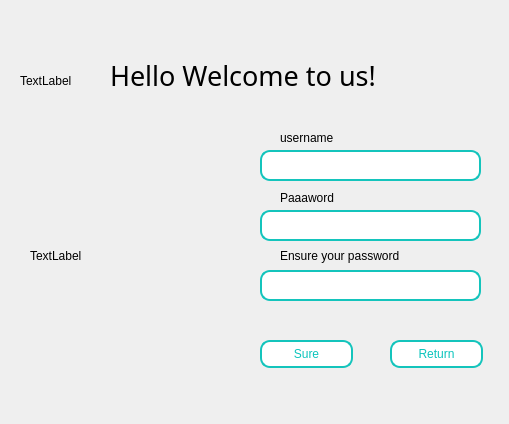
<?xml version="1.0" encoding="UTF-8"?>
<ui version="4.0">
 <class>signup</class>
 <widget class="QWidget" name="signup">
  <property name="geometry">
   <rect>
    <x>0</x>
    <y>0</y>
    <width>509</width>
    <height>424</height>
   </rect>
  </property>
  <property name="windowTitle">
   <string>Form</string>
  </property>
  <property name="styleSheet">
   <string notr="true"/>
  </property>
  <widget class="QLabel" name="password2">
   <property name="geometry">
    <rect>
     <x>280</x>
     <y>240</y>
     <width>191</width>
     <height>31</height>
    </rect>
   </property>
   <property name="styleSheet">
    <string notr="true">font: 87 10pt &quot;Arial Black&quot;;</string>
   </property>
   <property name="text">
    <string>Ensure your password</string>
   </property>
  </widget>
  <widget class="QLineEdit" name="surepass">
   <property name="geometry">
    <rect>
     <x>260</x>
     <y>270</y>
     <width>221</width>
     <height>31</height>
    </rect>
   </property>
   <property name="styleSheet">
    <string notr="true">QLineEdit{
	color:208,208,208;
	background-color:#FFFFFF;
	font-size:18px;
	border-style:outset;
	border:2px solid rgb(20,196,188);
	border-radius:10px;
}</string>
   </property>
   <property name="text">
    <string/>
   </property>
  </widget>
  <widget class="QPushButton" name="sure_buttton">
   <property name="geometry">
    <rect>
     <x>260</x>
     <y>340</y>
     <width>93</width>
     <height>28</height>
    </rect>
   </property>
   <property name="styleSheet">
    <string notr="true">background-color: rgb(255, 255, 255);
color: rgb(10, 196, 188);
font: 25 10pt &quot;Bahnschrift Light&quot;;
border-radius:10px;
border-style:outset;
border:2px solid rgb(20,196,188);</string>
   </property>
   <property name="text">
    <string>Sure</string>
   </property>
  </widget>
  <widget class="QLabel" name="label_3">
   <property name="geometry">
    <rect>
     <x>110</x>
     <y>40</y>
     <width>441</width>
     <height>71</height>
    </rect>
   </property>
   <property name="font">
    <font>
     <family>Arial Black</family>
     <pointsize>20</pointsize>
     <weight>10</weight>
     <italic>false</italic>
     <bold>false</bold>
    </font>
   </property>
   <property name="styleSheet">
    <string notr="true">font: 87 20pt &quot;Arial Black&quot;;</string>
   </property>
   <property name="text">
    <string>Hello Welcome to us!</string>
   </property>
  </widget>
  <widget class="QLineEdit" name="password">
   <property name="geometry">
    <rect>
     <x>260</x>
     <y>210</y>
     <width>221</width>
     <height>31</height>
    </rect>
   </property>
   <property name="styleSheet">
    <string notr="true">QLineEdit{
	color:208,208,208;
	background-color:#FFFFFF;
	font-size:18px;
	border-style:outset;
	border:2px solid rgb(20,196,188);
	border-radius:10px;
}</string>
   </property>
   <property name="text">
    <string/>
   </property>
  </widget>
  <widget class="QLabel" name="password1">
   <property name="geometry">
    <rect>
     <x>280</x>
     <y>190</y>
     <width>91</width>
     <height>16</height>
    </rect>
   </property>
   <property name="styleSheet">
    <string notr="true">font: 87 10pt &quot;Arial Black&quot;;</string>
   </property>
   <property name="text">
    <string>Paaaword</string>
   </property>
  </widget>
  <widget class="QLabel" name="label">
   <property name="geometry">
    <rect>
     <x>280</x>
     <y>130</y>
     <width>91</width>
     <height>16</height>
    </rect>
   </property>
   <property name="styleSheet">
    <string notr="true">font: 87 10pt &quot;Arial Black&quot;;</string>
   </property>
   <property name="text">
    <string>username</string>
   </property>
  </widget>
  <widget class="QLineEdit" name="username">
   <property name="geometry">
    <rect>
     <x>260</x>
     <y>150</y>
     <width>221</width>
     <height>31</height>
    </rect>
   </property>
   <property name="styleSheet">
    <string notr="true">QLineEdit{
	color:208,208,208;
	background-color:#FFFFFF;
	font-size:18px;
	border-style:outset;
	border:2px solid rgb(20,196,188);
	border-radius:10px;
}</string>
   </property>
   <property name="text">
    <string/>
   </property>
   <property name="placeholderText">
    <string/>
   </property>
  </widget>
  <widget class="QPushButton" name="click_button">
   <property name="geometry">
    <rect>
     <x>390</x>
     <y>340</y>
     <width>93</width>
     <height>28</height>
    </rect>
   </property>
   <property name="styleSheet">
    <string notr="true">background-color: rgb(255, 255, 255);
color: rgb(10, 196, 188);
font: 25 10pt &quot;Bahnschrift Light&quot;;
border-radius:10px;
border-style:outset;
border:2px solid rgb(20,196,188);</string>
   </property>
   <property name="text">
    <string>Return</string>
   </property>
  </widget>
  <widget class="QLabel" name="label_image">
   <property name="geometry">
    <rect>
     <x>20</x>
     <y>40</y>
     <width>81</width>
     <height>81</height>
    </rect>
   </property>
   <property name="whatsThis">
    <string>&lt;html&gt;&lt;head/&gt;&lt;body&gt;&lt;p&gt;&lt;img src=&quot;:/ui5.png&quot;/&gt;&lt;/p&gt;&lt;/body&gt;&lt;/html&gt;</string>
   </property>
   <property name="text">
    <string>TextLabel</string>
   </property>
  </widget>
  <widget class="QLabel" name="label_2">
   <property name="geometry">
    <rect>
     <x>30</x>
     <y>130</y>
     <width>171</width>
     <height>251</height>
    </rect>
   </property>
   <property name="text">
    <string>TextLabel</string>
   </property>
  </widget>
  <widget class="QLabel" name="label_4">
   <property name="geometry">
    <rect>
     <x>270</x>
     <y>310</y>
     <width>201</width>
     <height>21</height>
    </rect>
   </property>
   <property name="text">
    <string/>
   </property>
  </widget>
 </widget>
 <resources/>
 <connections/>
</ui>
